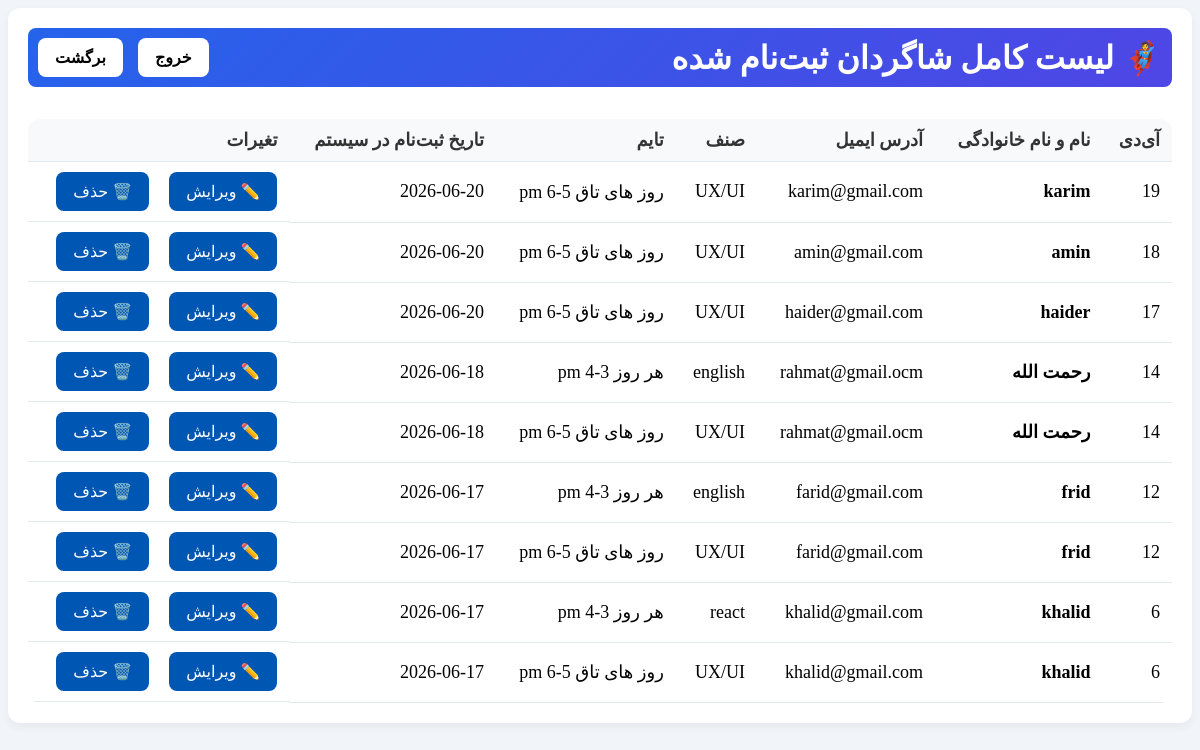
The page /admin/students_list.php (signed in) on the database its author committed.
### tables this page shows
CREATE TABLE `classes` (
  `id` int(11) NOT NULL,
  `course_id` int(11) NOT NULL,
  `teacher_id` int(11) NOT NULL,
  `class_room` varchar(50) DEFAULT NULL,
  `schedule` varchar(100) NOT NULL,
  `capacity` int(11) NOT NULL,
  `start_date` date DEFAULT NULL,
  `end_date` date DEFAULT NULL
);

CREATE TABLE `users` (
  `id` int(11) NOT NULL,
  `name` varchar(100) NOT NULL,
  `email` varchar(100) NOT NULL,
  `password` varchar(255) NOT NULL,
  `role` enum('student','admin','teacher','employ') NOT NULL,
  `create_at` date NOT NULL DEFAULT current_timestamp()
);

CREATE TABLE `courses` (
  `id` int(11) NOT NULL,
  `title` varchar(150) NOT NULL,
  `description` text DEFAULT NULL,
  `price` decimal(10,2) NOT NULL,
  `duration` int(11) NOT NULL
);

### admin/students_list.php (the view, shortened to what this page needs)
<?php
require_once '../db.php';
  $list_students = mysqli_query($conn, "SELECT users.id AS student_id,users.name AS student_name, users.email AS student_email,users.create_at,courses.title, classes.schedule FROM users JOIN enrollments ON users.id=enrollments.student_id JOIN classes ON classes.id = enrollments.class_id JOIN courses ON classes.course_id = courses.id order by student_id desc");
?>
<!DOCTYPE html>
<html lang="fa" dir="rtl">
<head>
    <link rel="stylesheet" href="lists.css">
</head>
<body>
    <div id="students-section" class="section-box">
    <h3>
        <div class="title">🦸 لیست کامل شاگردان ثبت‌نام شده</div>
        <div class="button">
            <a href="../login.php">خروج</a>
            <a href="dashboard.php">برگشت</a>
        </div>
    </h3>
    <table>
        <thead>
            <tr>
                <th>آی‌دی</th>
                <th>نام و نام خانوادگی</th>
                <th>آدرس ایمیل</th>
                <th>صنف</th>
                <th>تایم</th>
                <th>تاریخ ثبت‌نام در سیستم</th>
                <th>تغیرات</th>
            </tr>
        </thead>
        <tbody>
            <?php while($row = mysqli_fetch_assoc($list_students)): ?>
                <tr>
                    <td><?php echo $row['student_id']; ?></td>
                    <td><strong><?php echo $row['student_name']; ?></strong></td>
                    <td><?php echo $row['student_email']; ?></td>
                    <td><?php echo $row['title']; ?></td>
                    <td><?php echo $row['schedule']; ?></td>
                    <td><?php echo $row['create_at']; ?></td>
                        <td class="actions">
                        <a href="edit_user.php?id=<?php echo $row['student_id']; ?>" target="_blank" >✏️ ویرایش</a>
                        <a href="delete_user.php?id=<?php echo $row['student_id']; ?>" onclick="return confirm('آیا مطمئن هستید که می‌خواهید این شاگرد را حذف کنید؟');">🗑️ حذف</a>
                   </td>
                </tr>
            <?php endwhile; ?>
        </tbody>
    </table>
</div>
</body>
</html>

### admin/lists.css (style rules this page uses)
body { background-color: #f1f5f9; }
.section-box { background: #ffffff; padding: 20px; border-radius: 12px; box-shadow: 0 4px 10px rgba(0, 0, 0, 0.05); margin-bottom: 35px; scroll-margin-top: 20px; }
.section-box h3 { background: linear-gradient(135deg, #2563eb, #4f46e5); border-radius: 8px; margin-top: 0; color: white; padding: 10px 10px; padding-bottom: 10px; font-size: 32px; display: flex; justify-content: space-between; align-items: center; }
table { width: 100%; border-collapse: collapse; margin-top: 10px; border-radius: 12px; overflow: hidden; }
th, td { padding: 10px 12px; text-align: right; border-bottom: 1px solid #e2e8f0; font-size: 18px; }
th { background-color: #f8f9fa; color: #333; font-weight: bold; }
.button { display: flex; flex-direction: row; justify-content: space-between; align-items: center; gap: 15px; }
.button a { text-decoration: none; font-size: 16px; color: black; background-color: white; padding: 10px 17px; border-radius: 8px; }
.actions { display: flex; gap: 20px; }
.actions a { text-decoration: none; font-size: 16px; color: white; background-color: #0056b3; padding: 10px 17px; border-radius: 8px; }

### rows shown on the page
classes: users.id "19", users.name "karim", users.email "karim@gmail.com", course.title "UX/UI", schedule "روز های تاق 5-6 pm", users.create_at "2026-06-20", users.id "18", users.name "amin", users.email "amin@gmail.com", users.id "17", users.name "haider", users.email "haider@gmail.com", users.id "14", users.name "رحمت الله", users.email "rahmat@gmail.ocm", users.create_at "2026-06-18", users.id "12", users.name "frid", users.email "farid@gmail.com", users.create_at "2026-06-17", users.id "6", users.name "khalid", users.email "khalid@gmail.com"
classes: users.id "14", users.name "رحمت الله", users.email "rahmat@gmail.ocm", course.title "english", schedule "هر روز 3-4 pm", users.create_at "2026-06-18", users.id "12", users.name "frid", users.email "farid@gmail.com", users.create_at "2026-06-17"
classes: users.id "6", users.name "khalid", users.email "khalid@gmail.com", course.title "react", schedule "هر روز 3-4 pm", users.create_at "2026-06-17"
